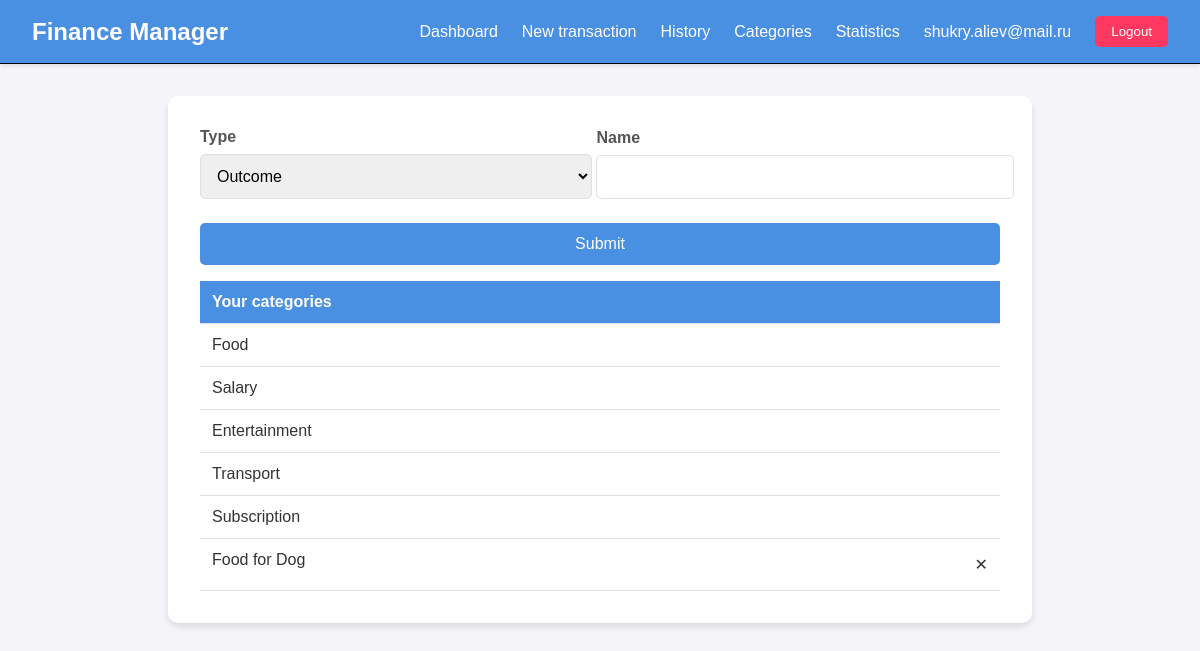
The page /manager/category/ (signed in) on the database its author committed.
### authapp/models.py (models this page shows, shortened)
class UserModel(AbstractBaseUser, PermissionsMixin):
    email = models.EmailField(
        'Email',
        max_length=255,
        unique=True,
        db_index=True
    )
    firstname = models.CharField(
        'First name',
        max_length=50,
        null=True,
        blank=True
    )
    lastname = models.CharField(
        'Last name',
        max_length=50,
        null=True,
        blank=True
    )
    currency = models.ForeignKey(
        Currency,
        on_delete=models.SET_DEFAULT,
        default=1
    )
    is_admin = models.BooleanField(
        'Admin',
        default=False
    )
    USERNAME_FIELD = 'email'
    REQUIRED_FIELDS = []
    objects = UserManager()
    class Meta:
        verbose_name = 'User'
        verbose_name_plural = 'Users'

### transaction/models.py (models this page shows)
class Category(models.Model):
    name = models.CharField(
        'Name',
        max_length=50
    )
    user = models.ForeignKey(
        get_user_model(),
        on_delete=models.CASCADE,
        null=True,
        blank=True
    )
    is_system = models.BooleanField(
        default=False
    )
    type = models.CharField(
        "Type",
        max_length=20,
        choices=Type.choices,
        default=Type.OUTCOME
    )
    def __str__(self):
        return self.name
    class Meta:
        verbose_name_plural = "Categories"
        unique_together = [['user', 'name']]

### transaction/views.py (the view, shortened to what this page needs)
# urls.py: path('category/', CategoryView.as_view(), name='category'),
class CategoryView(LoginRequiredMixin, CreateView):
    form_class = CategoryForm
    template_name = 'transaction/create_category.html'
    success_url = reverse_lazy('transaction:category')
    def get_context_data(self, **kwargs):
        ctx = super().get_context_data(**kwargs)
        categories = Category.objects.filter(
            Q(is_system=True) | Q(user=self.request.user)
        )
        ctx['categories'] = categories
        return ctx

### transaction/forms.py (shortened to what this page needs)
class CategoryForm(forms.ModelForm):
    class Meta:
        model = Category
        fields = ("type", "name")

### templates/transaction/create_category.html (shortened to what this page needs)
{% extends 'base.html' %}
{% block body %}
<div class="form-container">
    <form action="" method="POST">
        <div class="form-group">
            <label for="id_type">Type</label>
            <select name="type" id="id_type" hx-trigger="load, click" hx-get="{% url 'transaction:get-categories' %}" hx-target="#id_category">
                <option value="OUTCOME">Outcome</option>
            </select>
        </div>
        <div class="form-group">
            <label for="id_category">Name</label>
            <input name="name" id="id_category">
        </div>
        <button type="submit" class="submit-button">Submit</button>
    </form>
    <div id="category-list">
        {% include "transaction/category_list.html" %}
    </div>
</div>
{% endblock %}

### templates/base.html (shortened to what this page needs)
{% load static %}
<!DOCTYPE html>
<html lang="en">
<head>
    <link rel="stylesheet" href="{% static "css/style.css" %}">
</head>
<body hx-headers='{"X-CSRFToken": "{{ csrf_token }}"}'>
    <header style="border-bottom: 1px black solid; flex-direction: row">
        <div class="header-content">
            <h1 class="logo">
                Finance Manager
            </h1>
            <nav class="nav">
                {% if user.is_authenticated %}
                    <a href="{% url 'dashboard:dashboard' %}" class="nav-link">Dashboard</a>
                    <a href="{% url 'transaction:create-trans' %}" class="nav-link">New transaction</a>
                    <a href="{% url 'transaction:trans-list' %}" class="nav-link">History</a>
                    <a href="{% url 'transaction:category' %}" class="nav-link">Categories</a>
                    <a href="{% url 'stats:stats' %}" class="nav-link">Statistics</a>
                    {% firstof user.firstname user.email %}
                    <form action="{% url 'authapp:logout' %}" method="POST"  class="logout-form">
                        <button class="logout-button">Logout</button>
                    </form>
                {% else %}
                    <a href="{% url 'authapp:login' %}" class="nav-link">LogIn</a>
                    <a href="{% url 'authapp:register' %}" class="nav-link">Register</a>
                {% endif %}
            </nav>
        </div>
    </header>
    <main class="main-content">
        {% block body %}
        {% endblock %}
    </main>
</body>
</html>

### templates/transaction/category_list.html
<table class="transaction-table">
    <thead>
        <tr>
            <th>Your categories</th>
        </tr>
    </thead>
    <tbody>
        {% for cat in categories %}
        <tr>
            <td style="display:flex">{{ cat }}
                    {% if cat.user %}
                        <span style="margin-left: auto; cursor: pointer; line-height:27px"
                            hx-post="{% url 'transaction:category-delete' cat.pk %}"
                            hx-target="#category-list"
                        >
                        ✕
                        </span>
                    {% endif %}
            </td>
        </tr>
        {% endfor %}
    </tbody>
</table>

### static/css/style.css (style rules this page uses)
body { font-family: 'Arial', sans-serif; margin: 0; padding: 0; background-color: #f4f4f9; color: #333; }
header { background-color: #4a90e2; color: white; padding: 1rem 2rem; box-shadow: 0 2px 4px rgba(0, 0, 0, 0.1); }
.header-content { display: flex; justify-content: space-between; align-items: center; max-width: 1200px; margin: 0 auto; }
.logo { font-size: 1.5rem; font-weight: bold; margin: 0; }
.nav { display: flex; align-items: center; gap: 1.5rem; }
.nav-link { color: white; text-decoration: none; font-size: 1rem; transition: color 0.3s ease; }
.logout-form { margin: 0; }
.logout-button { background-color: #ff3860; color: white; border: none; padding: 0.5rem 1rem; border-radius: 5px; cursor: pointer; transition: background-color 0.3s ease; }
.main-content { max-width: 1200px; margin: 2rem auto; padding: 0 1rem; }
.form-container { max-width: 800px; margin: 2rem auto; padding: 2rem; background: white; border-radius: 10px; box-shadow: 0 4px 6px rgba(0, 0, 0, 0.1); }
.form-group { margin-bottom: 1.5rem; display: inline-block; width: 49%; }
.form-group label { display: block; margin-bottom: 0.5rem; font-weight: bold; color: #555; }
.form-group select, .form-group input, .form-group textarea { width: 100%; padding: 0.75rem; border: 1px solid #e0e0e0; border-radius: 5px; font-size: 1rem; transition: border-color 0.3s ease, box-shadow 0.3s ease; }
.submit-button { width: 100%; padding: 0.75rem; background-color: #4a90e2; color: white; border: none; border-radius: 5px; font-size: 1rem; cursor: pointer; transition: background-color 0.3s ease; }
.transaction-table { width: 100%; border-collapse: collapse; margin-top: 1rem; }
.transaction-table th, .transaction-table td { padding: 0.75rem; text-align: left; border-bottom: 1px solid #e0e0e0; }
.transaction-table th { background-color: #4a90e2; color: white; }
.transaction-table td { color: #333; }

### rows shown on the page
UserModel: firstname+email "shukry.aliev@mail.ru"
Category: name "Food"
Category: name "Salary"
Category: name "Entertainment"
Category: name "Transport"
Category: name "Subscription"
Category: name "Food for Dog"
